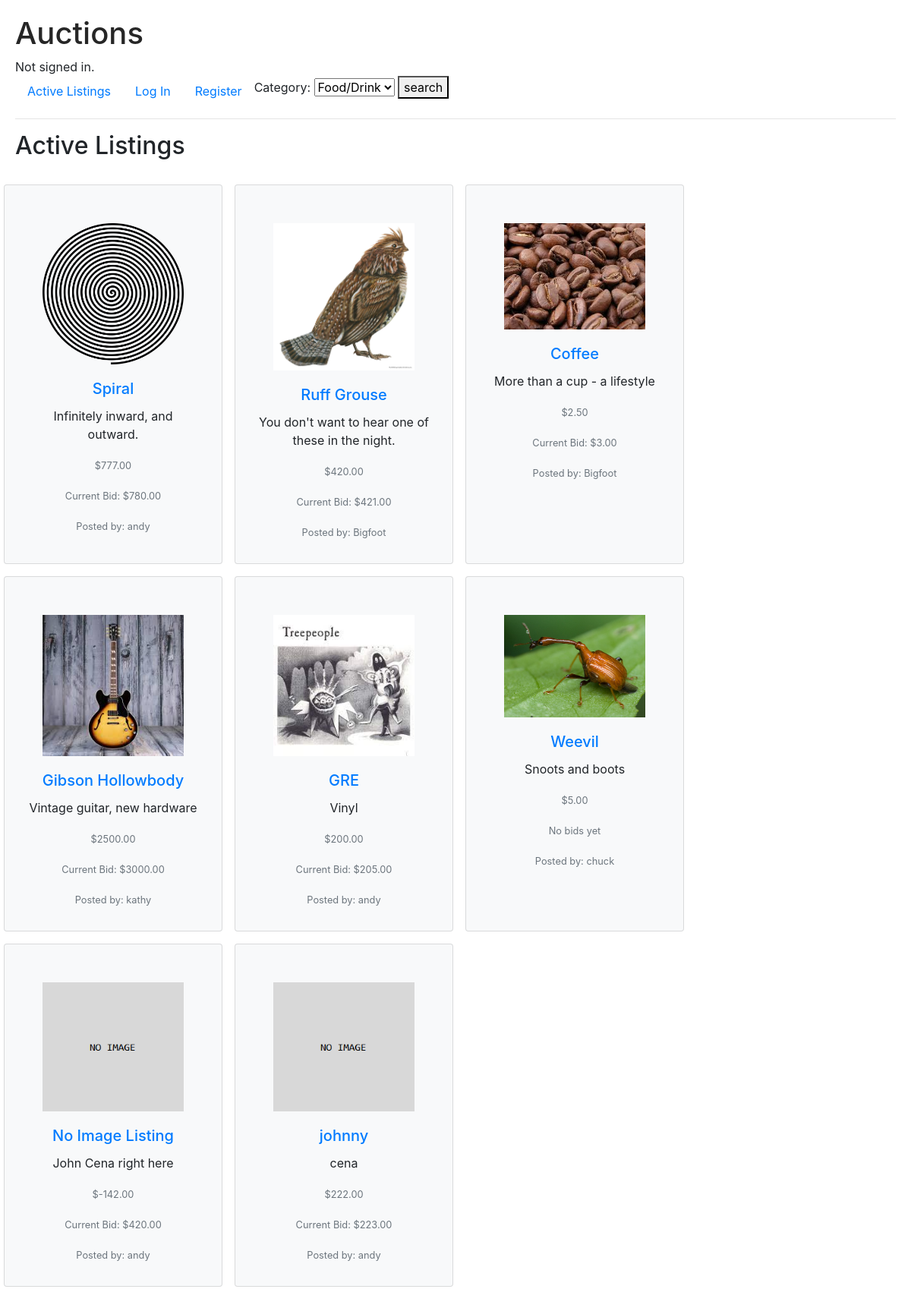
The page / on the database its author committed.
### auctions/models.py (models this page shows, shortened)
class Listing(models.Model):
    title = models.CharField(max_length=125)
    description = models.CharField(max_length=250, blank=True)
    start_bid = models.DecimalField(max_digits=7, decimal_places=2)
    image = models.ImageField(upload_to='media', default='defaultimg.png', null=True, blank=True)
    is_active = models.BooleanField(default=True)
    category = models.CharField(max_length=45, null=True)
    winner = models.ForeignKey('User', on_delete=models.SET_NULL, null=True, blank=True, related_name='won_listings')

class Bid(models.Model):
    listing = models.ForeignKey(Listing, on_delete=models.CASCADE, related_name='bids')
    current_bid = models.DecimalField(max_digits=7, decimal_places=2, default=0)
    user = models.ForeignKey(User, blank=True, null=True, on_delete=models.CASCADE, related_name='bidder')
    created = models.DateTimeField(auto_now_add=True)

class User(AbstractUser):
    listings = models.ManyToManyField(Listing, blank=True, related_name="owner")
    watchlist = models.ManyToManyField(Listing, blank=True, related_name="watchers")
    def __str__(self):
        return f"{self.username}"

### auctions/views.py (the view)
# urls.py: path("", views.index, name="index"),
def index(request):
    return render(request, "auctions/index.html", {
        "listings": Listing.objects.all(),
        "categories":categories
    })

### auctions/templates/auctions/index.html
{% extends "auctions/layout.html" %}
{% block body %}
    <h2>Active Listings</h2>
    <br>
  <div class="row text-center row-cols-sm-3 ">
    {% for listing in listings %}
    {% if listing.is_active %}
    <div class="card bg-light col-mb-3 mb-3 mr-3 text-center" style="max-width: 18rem;">
      <div class="card-body">
          <div class="card-body"><a href="{% url 'listing' listing.id %}" >
            {% if listing.image %}
            <img src="{{ listing.image.url }}" class="rounded-start" alt="{{ listing.title }}">
            {% else %}
            <p>no image</p>
            {% endif %}
          </div>
          <h5 class="card-title"> {{ listing.title }}</h5></a>
          <p class="card-text">{{ listing.description }}</p>
          <p class="card-text"><small class="text-muted">${{ listing.start_bid }}</small></p>
          {% if listing.bids.all %}
          <p class="card-text"><small class="text-muted">Current Bid: ${{ listing.bids.all.last.current_bid }}</small></p>
          {% else %}
          <p class="card-text"><small class="text-muted">No bids yet</small></p>
          {% endif %}
          <p class="card-text"><small class="text-muted">Posted by: {{ listing.owner.first }}</small></p>
        </div>
      </div>
    {% endif %}
    {% endfor %}
  </div>
{% endblock %}

### auctions/static/auctions/styles.css (style rules this page uses)
body { display: float; margin: 20px; }
.card { padding: 10px; }
.card img { width: 100%; height: 100%; object-fit: contain; }

### rows shown on the page
Listing: image (picture), title "Spiral", description "Infinitely inward, and outward.", start_bid "777.00", bids.all.last.current_bid "780.00", owner.first "andy"
Listing: image (picture), title "Ruff Grouse", description "You don't want to hear one of these in the night.", start_bid "420.00", bids.all.last.current_bid "421.00", owner.first "Bigfoot"
Listing: image (picture), title "Coffee", description "More than a cup - a lifestyle", start_bid "2.50", bids.all.last.current_bid "3.00", owner.first "Bigfoot"
Listing: image (picture), title "Gibson Hollowbody", description "Vintage guitar, new hardware", start_bid "2500.00", bids.all.last.current_bid "3000.00", owner.first "kathy"
Listing: image (picture), title "GRE", description "Vinyl", start_bid "200.00", bids.all.last.current_bid "205.00", owner.first "andy"
Listing: image (picture), title "Weevil", description "Snoots and boots", start_bid "5.00", shows "No bids yet", owner.first "chuck"
Listing: image (placeholder picture), title "No Image Listing", description "John Cena right here", start_bid "-142.00", bids.all.last.current_bid "420.00", owner.first "andy"
Listing: image (placeholder picture), title "johnny", description "cena", start_bid "222.00", bids.all.last.current_bid "223.00", owner.first "andy"

### other values the page prints
form field category "Food/Drink"
